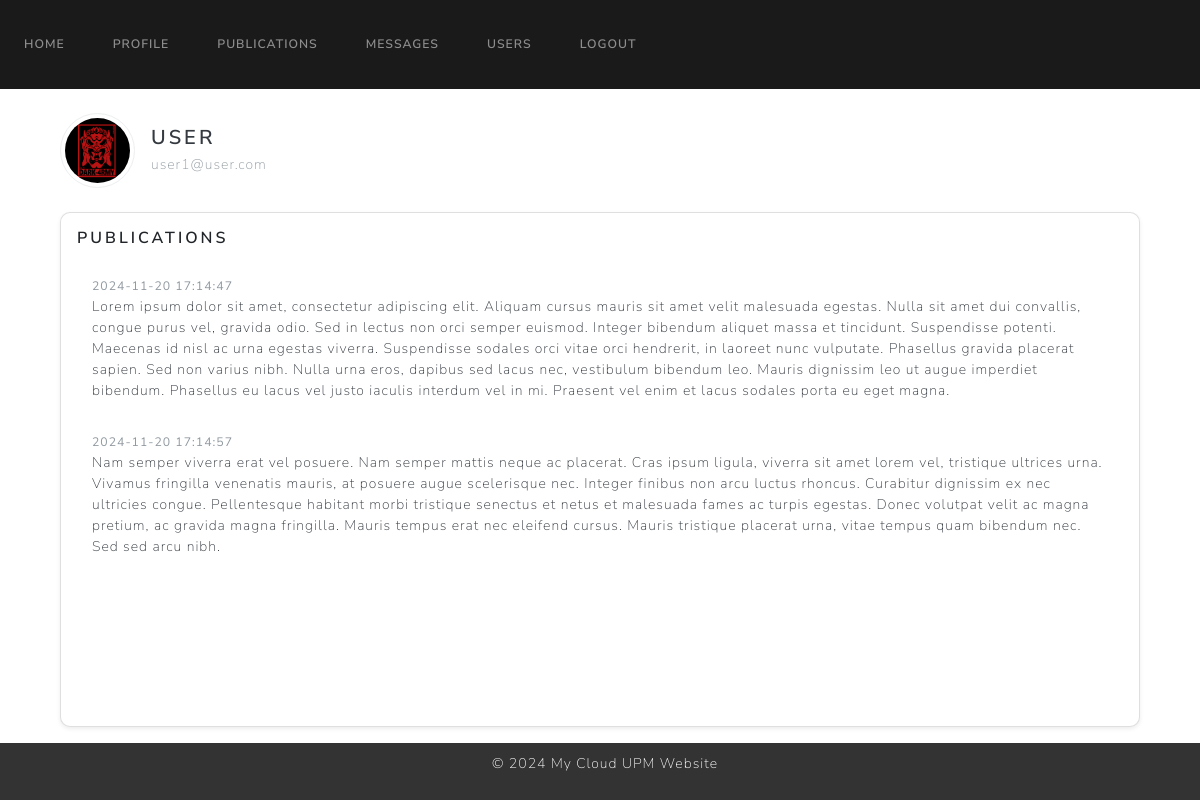
The page /viewuser/user1@user.com (signed in) on the database as committed earlier.
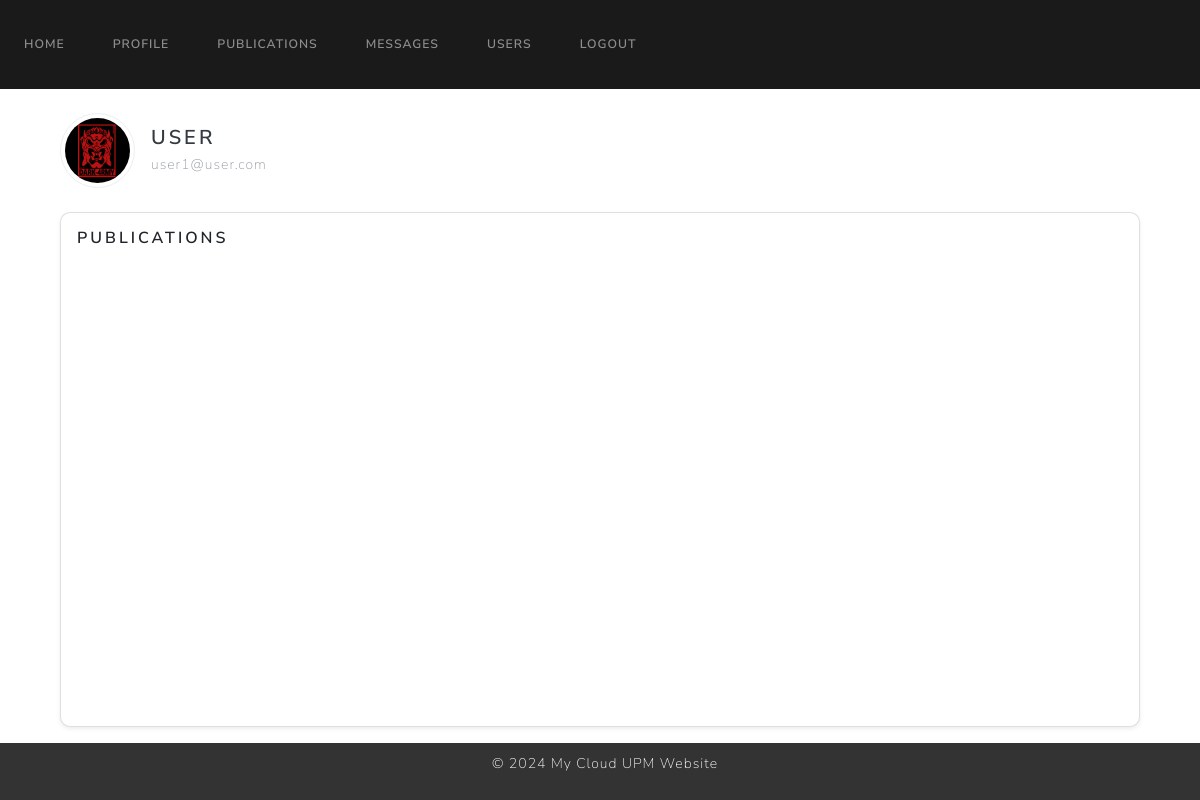
The same page on the database as committed later.
### website/models.py (models this page shows)
class Publication(db.Model):
    id = db.Column(db.Integer, primary_key=True)
    content = db.Column(db.Text, nullable=False)
    date = db.Column(db.DateTime(timezone=True), default=func.now())
    user_id = db.Column(db.Integer, db.ForeignKey('user.id'), nullable=False)

### website/views.py (the view)
@views.route('/viewuser/<email>')
@login_required
def viewuser(email):
    user = User.query.filter_by(email=email).first()
    if user:
        publications = Publication.query.filter_by(user_id=user.id).all()
        return render_template("publications.html", user=user, publications=publications)
    else:
        flash('User not found', category='error')
        print('User not found')
        return render_template("userlist.html", user=current_user)

### website/templates/publications.html (shortened to what this page needs)
{% extends "base.html" %}
{% block content %}
<div class="container mt-4">
    <div class="d-flex align-items-center mb-4">
        <div class="me-3">
            {% if user.profile_pic %}
                <img src="{{ url_for('static', filename='profile_pics/' + user.profile_pic) }}" alt="Profile Picture" class="profile-pic img-thumbnail">
            {% else %}
                <img src="{{ url_for('static', filename='profile_pics/default.jpg') }}" alt="Default Profile Picture" class="profile-pic img-thumbnail">
            {% endif %}
        </div>
        <div>
            <h4 class="text-dark mb-1">{{ user.name }}</h4>
            <p class="text-muted mb-0">{{ user.email }}</p>
        </div>
    </div>
    <div class="card shadow-sm p-3">
        <h5 class="card-title">Publications</h5>
        <div style="height: 450px; overflow-y: auto;">
            <ul class="list-group list-group-flush" id="publications">
                {% for publication in user.publications %}
                <li class="list-group-item d-flex justify-content-between align-items-center">
                    <div>
                        <small class="text-muted">{{ publication.date }}</small>
                        <p class="mb-0 text-dark">{{ publication.content }}</p>
                    </div>
                </li>
                {% endfor %}
            </ul>
        </div>
    </div>
</div>
{% endblock %}

Rows that differ between the two databases and show on the page:
removed Publication: date "2024-11-20 17:14:47", content "Lorem ipsum dolor sit amet, consectetur adipiscing elit. Aliquam cursus mauris sit amet velit malesuada egestas. Nulla sit amet dui convallis, congue purus vel, gravida odio. Sed in lectus non orci semper euismod. Integer bibendum aliquet massa et tincidunt. Suspendisse potenti. Maecenas id nisl ac urna egestas viverra. Suspendisse sodales orci vitae orci hendrerit, in laoreet nunc vulputate. Phasellus gravida placerat sapien. Sed non varius nibh. Nulla urna eros, dapibus sed lacus nec, vestibulum bibendum leo. Mauris dignissim leo ut augue imperdiet bibendum. Phasellus eu lacus vel justo iaculis interdum vel in mi. Praesent vel enim et lacus sodales porta eu eget magna."
removed Publication: date "2024-11-20 17:14:57", content "Nam semper viverra erat vel posuere. Nam semper mattis neque ac placerat. Cras ipsum ligula, viverra sit amet lorem vel, tristique ultrices urna. Vivamus fringilla venenatis mauris, at posuere augue scelerisque nec. Integer finibus non arcu luctus rhoncus. Curabitur dignissim ex nec ultricies congue. Pellentesque habitant morbi tristique senectus et netus et malesuada fames ac turpis egestas. Donec volutpat velit ac magna pretium, ac gravida magna fringilla. Mauris tempus erat nec eleifend cursus. Mauris tristique placerat urna, vitae tempus quam bibendum nec. Sed sed arcu nibh."
